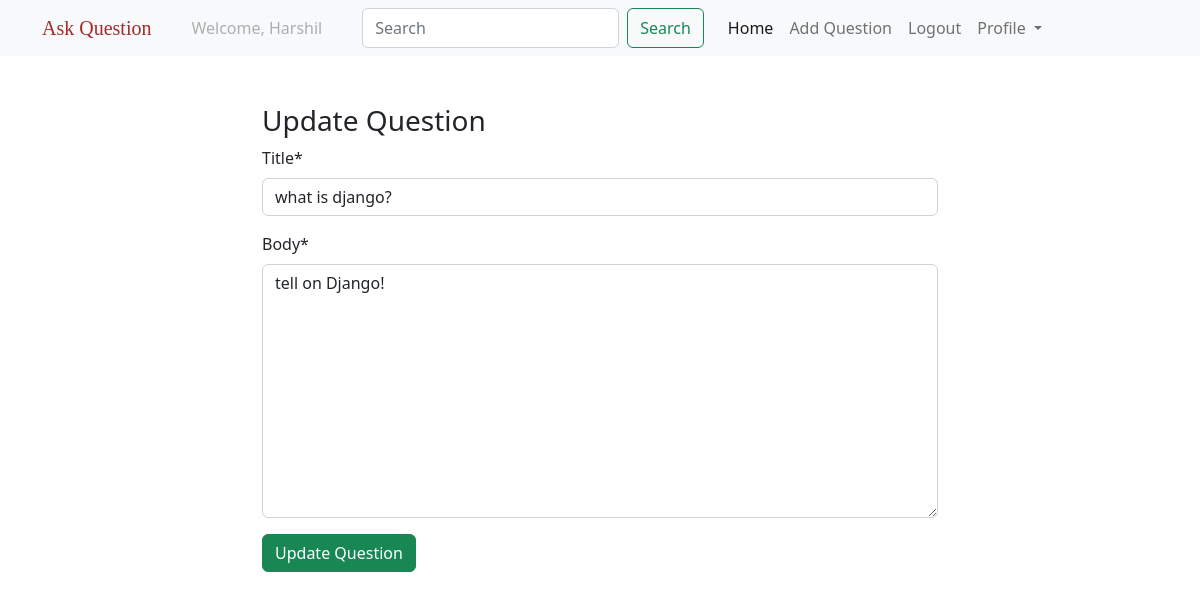
Screenshot of /update/django/ (signed in) with the database file from the repository.
### users/models.py (models this page shows)
class CustomUser(AbstractUser):
    pass

### questions/models.py (models this page shows, shortened)
class Question(models.Model):
    created_at = models.DateTimeField(auto_now_add=True)
    title = models.CharField(max_length=250)
    body = models.TextField()
    slug = models.SlugField(max_length=250, unique=True)
    author = models.ForeignKey(settings.AUTH_USER_MODEL, on_delete=models.CASCADE,
                               related_name='questions')

### questions/views.py (the view)
# urls.py: path('update/<slug:slug>/', update_question, name='update_question'),
@login_required
def update_question(request, slug):
    question = get_object_or_404(Question, slug=slug)
    form = QuestionUpdateForm(request.POST or None, instance=question)
    if form.is_valid():
        form.save()
        return redirect('qlist')
    return render(request, 'update.html', {'form': form})

### questions/forms.py
class QuestionUpdateForm(forms.ModelForm):
    class Meta:
        model = Question
        fields = ('title', 'body')

### templates/update.html (shortened to what this page needs)
{% extends 'base.html' %}
{% load crispy_forms_tags %}
{% block body %}
<div class="container mt-5 update-style">
    <h3>Update Question</h3>
      <form action="" method="post" novalidate>
            {{form | crispy}}
            <input type="submit" value="Update Question" class="btn btn-success">
      </form>
</div>
{% endblock %}

### templates/navbar.html (shortened to what this page needs)
<nav class="navbar navbar-expand-lg bg-light">
  <div class="container">
    <a class="navbar-brand text-style" href="{% url 'qlist' %}">Ask Question</a>
    <div class="collapse navbar-collapse" id="navbarSupportedContent">
      <ul class="navbar-nav me-auto mb-2 mb-lg-0">
        {% if request.user.is_authenticated %}
        <li class="nav-item mx-3">
          <a class="nav-link disabled">Welcome, {{request.user.username}}</a>
        </li>
        <form class="d-flex mx-3">
        <input class="form-control me-2" type="search" placeholder="Search" aria-label="Search" name="q">
        <button class="btn btn-outline-success" type="submit">Search</button>
      </form>
        <li class="nav-item">
          <a class="nav-link active" aria-current="page" href="{% url 'qlist' %}">Home</a>
        </li>
        <li class="nav-item">
          <a class="nav-link" href="{% url 'create_question' %}">Add Question</a>
        </li>
         <li class="nav-item">
          <a class="nav-link" href="{% url 'logout' %}">Logout</a>
        </li>
        <li class="nav-item dropdown">
          <a class="nav-link dropdown-toggle" href="#" role="button" data-bs-toggle="dropdown" aria-expanded="false">
            Profile
          </a>
        </li>
        {% endif %}
      </ul>
    </div>
  </div>
</nav>

### templates/navbar.html (style rules this page uses)
.text-style { font-size: 30px important; font-family: fantasy !important; color: brown !important; }

### templates/update.html (style rules this page uses)
.update-style { width:700px; height:auto; }

### rows the page displays
CustomUser: user.username "Harshil"
Question: title "what is django?", body "tell on Django!"
